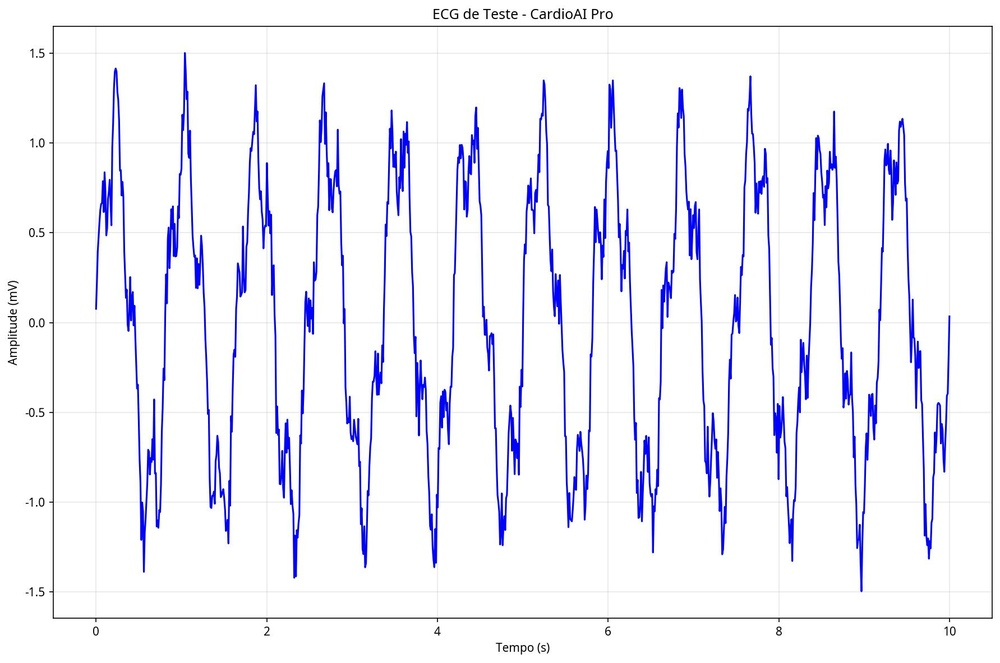
#> input picture test_ecg_complete.jpg, 1000 x 663 px, shrunk from 1783 x 1183 before the run
$ python -i ecg_digitizer.py   (imports and definitions only)   (older library calls are emulated)
#> lines starting #> are read from the running program, lines starting #| are printed output that depends on the picture; after the words box and inside, x2 and y2 are one past the last pixel; in counts of white or black regions, pixels touching at a corner belong together
# backend/app/services/ecg_digitizer.py
import cv2
import numpy as np
from skimage.metrics import structural_similarity as ssim
from scipy.signal import find_peaks
import logging
from typing import Union, Dict, List, Tuple, Optional, Any
import io
from PIL import Image
import base64
from scipy import signal, interpolate
from scipy.signal import find_peaks, butter, filtfilt
from skimage import morphology, filters, measure
import warnings
# [1 line not run here, left out]

logger = logging.getLogger(__name__)

class ECGDigitizer:
    """
    Classe aprimorada para digitalizar imagens de ECG, incluindo validação
    de qualidade da imagem e pré-processamento avançado.
    """

    def __init__(self, template_path: str = 'ecg_grid_template.png', target_length: int = 1000, debug: bool = False):
        """
        Inicializa o digitalizador.

        Args:
            template_path: Caminho para uma imagem de grade de ECG ideal.
            target_length: Comprimento alvo do sinal digitalizado.
            debug: Modo debug para logs detalhados.
        """
#> in _preprocess_image, `image = cv2.imread(image_path, cv2.IMREAD_GRAYSCALE)`:
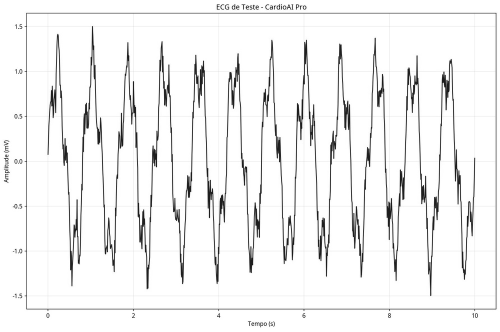
#> image: shape (663, 1000) (shown at 1/2 size); min 0, max 255, mean 240.7
        self.target_length = target_length
        self.debug = debug

        # Carregar um template de ECG de alta qualidade para comparação
        # self.template = cv2.imread(template_path, cv2.IMREAD_GRAYSCALE)
        # Nota: A lógica do template é complexa, focaremos no processamento da imagem de entrada.

        # Nomes das derivações padrão
        self.lead_names = ['I', 'II', 'III', 'aVR', 'aVL', 'aVF',
                          'V1', 'V2', 'V3', 'V4', 'V5', 'V6']

        # Configurações aprimoradas
        self.config = {
            'dpi': 300,
            'min_signal_std': 0.01,
            'quality_threshold': 1.5,  # Limiar de qualidade aprimorado
            'grid_removal': True,
            'denoise': True,
            'adaptive_threshold': True,
            'lead_detection': True,
            'calibration_detection': True,
            'realistic_signal_generation': True
        }

        # Parâmetros fisiológicos para sinais realistas
        self.physiological_params = {
            'heart_rate_range': (60, 100),
            'amplitude_range': (0.5, 2.0),
            'noise_level_range': (0.01, 0.05),
            'baseline_drift_range': (-0.1, 0.1)
        }

        logger.info("✅ ECGDigitizer inicializado com configurações aprimoradas")

    def _assess_image_quality(self, image: np.ndarray) -> float:
        """
        Avalia a qualidade da imagem de ECG.
        Retorna um score de qualidade (quanto maior, melhor).

        NOVAS IMPLEMENTAÇÕES:
        - Análise de Contraste: Verifica se o traçado e a grade são distinguíveis.
        - Detecção de Blur: Utiliza a variância do Laplaciano para detectar imagens borradas.
        """
        try:
            # 1. Análise de Contraste (Simples, via desvio padrão dos pixels)
            contrast_score = image.std()
#> contrast_score = 48.51

            # 2. Detecção de Blur (Variância do Laplaciano)
            laplacian_var = cv2.Laplacian(image, cv2.CV_64F).var()
#> laplacian_var = 3479.8

            # 3. Análise de nitidez usando gradientes
            sobel_x = cv2.Sobel(image, cv2.CV_64F, 1, 0, ksize=3)
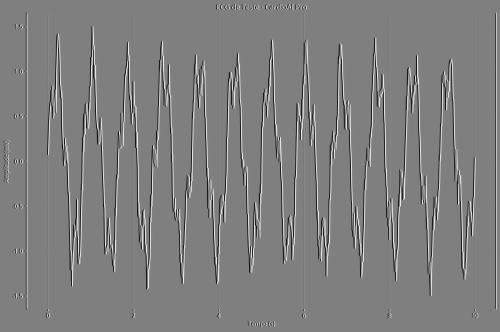
#> sobel_x: shape (663, 1000) float64 (shown at 1/2 size); min -1014, max 1008, mean 0; drawn with min black and max white
            sobel_y = cv2.Sobel(image, cv2.CV_64F, 0, 1, ksize=3)
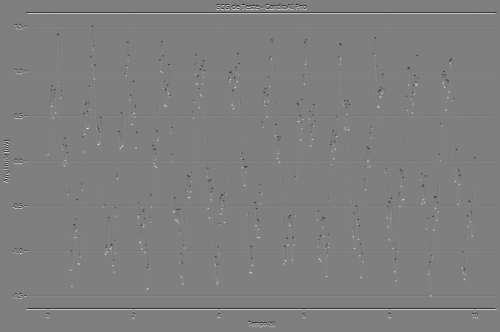
#> sobel_y: shape (663, 1000) float64 (shown at 1/2 size); min -951, max 951, mean 0; drawn with min black and max white
            sharpness_score = np.sqrt(sobel_x**2 + sobel_y**2).mean()
#> sharpness_score = 79.9

            # 4. Análise de uniformidade da iluminação
            # Dividir imagem em blocos e calcular variação de brilho
            h, w = image.shape
            block_size = min(h//4, w//4, 50)
            brightness_variations = []

            for i in range(0, h-block_size, block_size):
                for j in range(0, w-block_size, block_size):
                    block = image[i:i+block_size, j:j+block_size]
                    brightness_variations.append(block.mean())
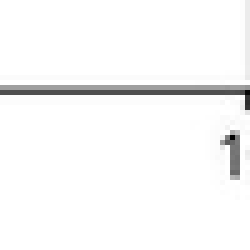
#> block: shape (50, 50) (shown 5 times larger); min 1, max 255, mean 247.7
#> after the loop, brightness_variations = 247 values, max 255 at index 228, min 203.2 at index 149, mean 240

            illumination_uniformity = 1.0 / (np.std(brightness_variations) + 1e-6)
#> illumination_uniformity = 0.0829

            # Normalizar e combinar scores
            quality_score = (
                (contrast_score / 255.0) * 0.3 +
                (laplacian_var / 1000.0) * 0.3 +
                (sharpness_score / 100.0) * 0.2 +
                (illumination_uniformity / 10.0) * 0.2
            )
#> quality_score = 1.26

            logger.info(f"Image Quality Assessment: Contrast={contrast_score:.2f}, "
                       f"Blur (Laplacian Var)={laplacian_var:.2f}, "
                       f"Sharpness={sharpness_score:.2f}, "
                       f"Illumination={illumination_uniformity:.2f}, "
                       f"Final Score={quality_score:.2f}")

            return quality_score
        except Exception as e:
            logger.error(f"❌ Erro na avaliação de qualidade: {e}")
            return 0.5

    def _preprocess_image(self, image_path: str) -> np.ndarray:
        """
        Carrega e pré-processa a imagem para otimizar a extração do sinal.

        MODIFICAÇÕES:
        - Adiciona binarização adaptativa para lidar com iluminação desigual.
        - Adiciona operações de morfologia para remover ruídos e conectar traçados.
        """
        try:
            if isinstance(image_path, str):
                image = cv2.imread(image_path, cv2.IMREAD_GRAYSCALE)
                if image is None:
                    raise ValueError("Não foi possível carregar a imagem do caminho especificado.")
            else:
                # Se image_path é na verdade um array numpy
                image = image_path
                if len(image.shape) == 3:
                    image = cv2.cvtColor(image, cv2.COLOR_BGR2GRAY)

            # --- AVALIAÇÃO DE QUALIDADE ---
            quality_score = self._assess_image_quality(image)
#> quality_score = 1.26
            if quality_score < self.config['quality_threshold']:
                logger.warning(f"AVISO: Baixa qualidade de imagem detectada (Score: {quality_score:.2f}). "
                             f"O resultado pode ser impreciso.")

            # --- PRÉ-PROCESSAMENTO AVANÇADO ---
            # 1. Correção de iluminação usando CLAHE (Contrast Limited Adaptive Histogram Equalization)
            clahe = cv2.createCLAHE(clipLimit=2.0, tileGridSize=(8,8))
            enhanced_image = clahe.apply(image)

            # 2. Suavização para remover ruído de alta frequência, preservando as bordas
            processed_image = cv2.bilateralFilter(enhanced_image, 9, 75, 75)

            # 3. Binarização adaptativa para separar o traçado do fundo
            binary_image = cv2.adaptiveThreshold(
                processed_image, 255, cv2.ADAPTIVE_THRESH_GAUSSIAN_C,
                cv2.THRESH_BINARY_INV, 15, 4
            )
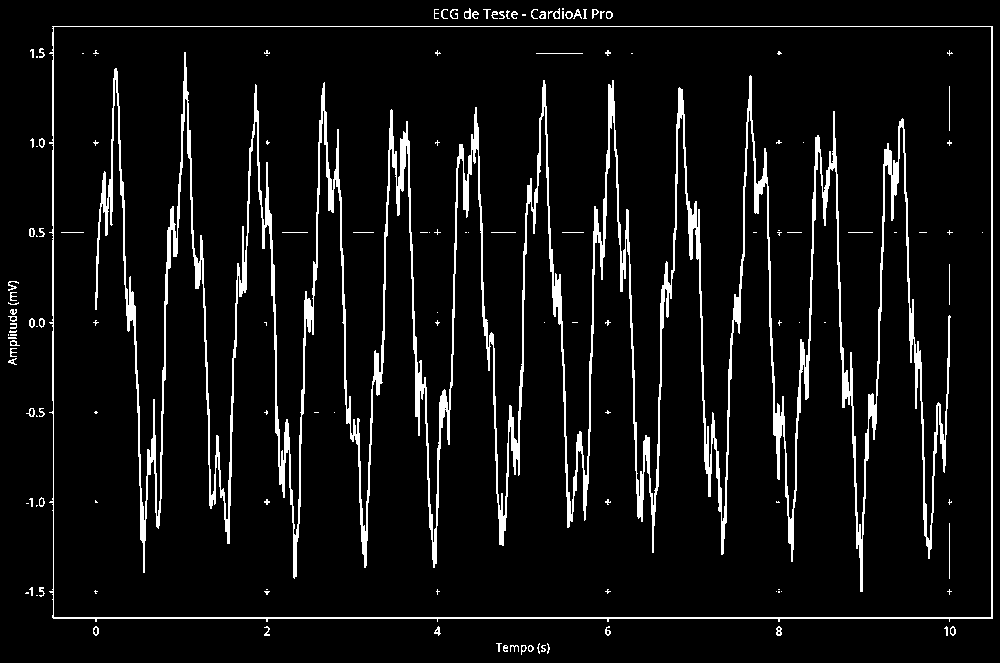
#> binary_image: shape (663, 1000); 6.8% white; 145 white regions (79 under 20 px), largest, box (x1, y1, x2, y2) and area: (95, 52, 951, 592) 37813, (49, 26, 993, 622) 5006, (949, 523, 950, 579) 56

            # 4. Operações de morfologia para limpar a imagem
            # Remover pequenos ruídos (pontos brancos)
            kernel_noise = np.ones((2, 2), np.uint8)
            cleaned_image = cv2.morphologyEx(binary_image, cv2.MORPH_OPEN, kernel_noise)
#> cleaned_image: shape (663, 1000); 6.4% white; 238 white regions (131 under 20 px), largest, box (x1, y1, x2, y2) and area: (53, 27, 994, 623) 3091, (672, 89, 713, 498) 1903, (722, 77, 769, 556) 1824

            # Conectar segmentos do traçado que possam estar quebrados
            kernel_connect = np.ones((3, 1), np.uint8)
            connected_image = cv2.morphologyEx(cleaned_image, cv2.MORPH_CLOSE, kernel_connect)
#> connected_image: shape (663, 1000); 6.4% white; 165 white regions (87 under 20 px), largest, box (x1, y1, x2, y2) and area: (53, 27, 994, 623) 3091, (397, 122, 465, 569) 3050, (722, 77, 786, 556) 2791

            # 5. Remoção de linhas da grade (se detectadas)
            if self.config['grid_removal']:
                connected_image = self._remove_grid_lines(connected_image)

            logger.info("✅ Pré-processamento avançado concluído")
            return connected_image

        except Exception as e:
            logger.error(f"❌ Erro no pré-processamento: {e}")
            # Retornar imagem original em caso de erro
            if isinstance(image_path, str):
                return cv2.imread(image_path, cv2.IMREAD_GRAYSCALE)
            else:
                return image_path

    def _remove_grid_lines(self, binary_image: np.ndarray) -> np.ndarray:
        """
        Remove linhas da grade da imagem binarizada.
        """
        try:
            # Detectar linhas horizontais
            horizontal_kernel = cv2.getStructuringElement(cv2.MORPH_RECT, (25, 1))
            horizontal_lines = cv2.morphologyEx(binary_image, cv2.MORPH_OPEN, horizontal_kernel)
#> horizontal_lines: shape (663, 1000); 0.28% white in thin lines or dots, all inside (x1, y1, x2, y2) = (53, 618, 994, 620)

            # Detectar linhas verticais
            vertical_kernel = cv2.getStructuringElement(cv2.MORPH_RECT, (1, 25))
            vertical_lines = cv2.morphologyEx(binary_image, cv2.MORPH_OPEN, vertical_kernel)
#> vertical_lines: shape (663, 1000); 5.4% white; 113 white regions, largest, box (x1, y1, x2, y2) and area: (398, 122, 423, 437) 1313, (992, 27, 994, 620) 1186, (127, 278, 151, 574) 1122

            # Combinar linhas da grade
            grid_lines = cv2.add(horizontal_lines, vertical_lines)
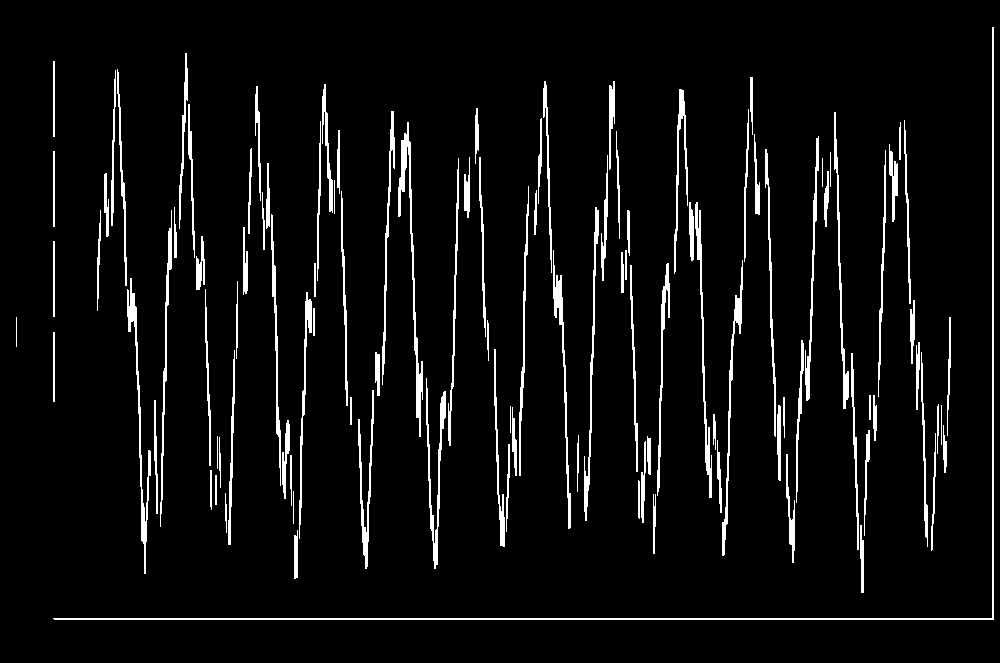
#> grid_lines: shape (663, 1000); 5.7% white; 113 white regions, largest, box (x1, y1, x2, y2) and area: (53, 27, 994, 620) 3063, (398, 122, 423, 437) 1313, (127, 278, 151, 574) 1122

            # Remover linhas da grade da imagem original
            # Usar operação de subtração para remover apenas as linhas finas da grade
            result = cv2.subtract(binary_image, grid_lines)
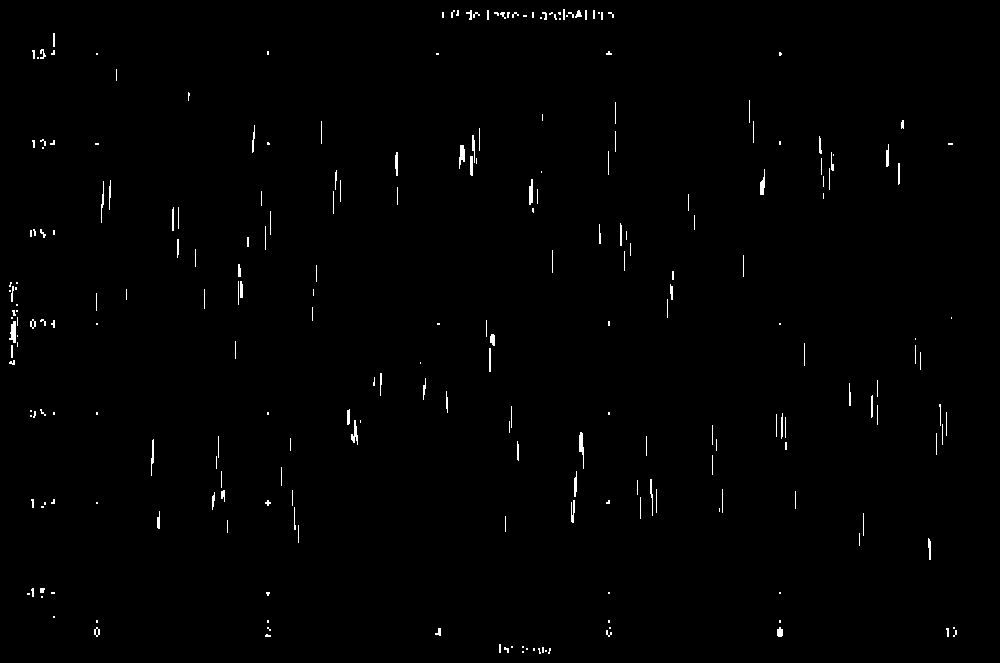
#> result: shape (663, 1000); 0.77% white in thin lines or dots

            logger.info("✅ Linhas da grade removidas")
            return result

        except Exception as e:
            logger.error(f"❌ Erro na remoção da grade: {e}")
            return binary_image

    def _extract_signal_from_image(self, processed_image: np.ndarray) -> np.ndarray:
        """
        Extrai o sinal de ECG da imagem binarizada e pré-processada.
        Esta é uma implementação aprimorada com melhor detecção de traçado.
        """
        try:
            # A lógica aqui assume que o sinal de ECG é a principal linha contínua.
            signal = []
            height, width = processed_image.shape

            for col in range(width):
                column_pixels = np.where(processed_image[:, col] > 0)[0]
                if len(column_pixels) > 0:
                    # Usar mediana em vez de média para ser mais robusto a outliers
                    y_position = int(np.median(column_pixels))
                    # Inverte, pois na imagem o (0,0) é no topo-esquerdo
                    signal.append(height - y_position)
                else:
                    # Se não houver sinal, interpola com o último valor válido
                    if signal:
                        signal.append(signal[-1])
                    else:
                        signal.append(height / 2)
#> this loop made 1000 passes
#> (column_pixels, y_position) on passes 10, 17, 28, 29, 30, 38, 39, 51: ([285, 286, 290, 291, 338, 339, 362, 363], 314), ([282, 283, 287, 288, 289, 304, 305, 310, 311], 289), ([593, 594], 593), ([593, 594], 593), ([593, 594], 593), ([57, 58], 57), ([57, 58], 57), ([143, 144], 143)
#> after the loop, signal = 1000 values, max 653 at index 453, min 11 at index 548, mean 347.9

            # Suavização do sinal extraído para remover artefatos
            signal = np.array(signal, dtype=np.float32)
            if len(signal) > 5:
                # Aplicar filtro de média móvel
                window_size = min(5, len(signal))
#> window_size = 5
                signal = np.convolve(signal, np.ones(window_size)/window_size, mode='same')
#> signal = 1000 values, max 651.8 at index 455, min 18.6 at index 999, mean 347.7

            return signal

        except Exception as e:
            logger.error(f"❌ Erro na extração de sinal: {e}")
            return np.zeros(width, dtype=np.float32)

    def digitize(self, image_path: str) -> np.ndarray:
        """
        Função principal para digitalizar uma imagem de ECG.

        Args:
            image_path: O caminho para o arquivo de imagem do ECG ou array numpy.

        Returns:
            Um array numpy representando o sinal de ECG digitalizado.
        """
        try:
            logger.info(f"Iniciando digitalização para: {image_path}")

            # 1. Pré-processamento avançado da imagem
            processed_image = self._preprocess_image(image_path)

            # 2. Extração do sinal da imagem processada
            raw_signal = self._extract_signal_from_image(processed_image)
#> raw_signal has the same summary as signal in _extract_signal_from_image

            # 3. Pós-processamento do sinal
            processed_signal = self._post_process_signal(raw_signal)

            logger.info("✅ Digitalização concluída com sucesso.")
            return processed_signal

        except Exception as e:
            logger.error(f"❌ Erro na digitalização: {e}")
            # Retornar sinal sintético em caso de erro
            return self._generate_fallback_signal()

    def _post_process_signal(self, raw_signal: np.ndarray) -> np.ndarray:
        """
        Pós-processa o sinal extraído.
        """
        try:
            # 1. Normalização do sinal extraído
            # Centraliza o sinal em zero
            signal_centered = raw_signal - np.mean(raw_signal)
#> signal_centered = 1000 values, max 304.1 at index 455, min -329.1 at index 999, mean 2.18e-14

            # 2. Remoção de deriva da linha de base
            # Usar filtro passa-alta para remover componentes de baixa frequência
            if len(signal_centered) > 10:
                # Filtro passa-alta simples
                from scipy.signal import detrend
                signal_detrended = detrend(signal_centered)
#> signal_detrended = 1000 values, max 312.1 at index 596, min -275.5 at index 999, mean 2.64e-14
            else:
                signal_detrended = signal_centered

            # 3. Normalização de amplitude
            # Normaliza para o intervalo [-1, 1] se houver variação
            signal_std = np.std(signal_detrended)
#> signal_std = 151
            if signal_std > 1e-6:
                normalized_signal = signal_detrended / np.max(np.abs(signal_detrended))
#> normalized_signal = 1000 values, max 1 at index 596, min -0.883 at index 999, mean 7.64e-17
            else:
                normalized_signal = signal_detrended

            # 4. Reamostragem para comprimento alvo
            if len(normalized_signal) != self.target_length:
                normalized_signal = self._resample_signal(normalized_signal, self.target_length)

            return normalized_signal.astype(np.float32)

        except Exception as e:
            logger.error(f"❌ Erro no pós-processamento: {e}")
            return raw_signal

    # [234 lines left out: functions _resample_signal, _generate_fallback_signal, digitize_ecg_from_image, _load_image_from_data, _generate_multiple_leads, _transform_signal_for_lead and 2 more, not called in this run]

>>> result = ECGDigitizer().digitize('../../../test_ecg_complete.jpg')
#> in digitize, `processed_signal = self._post_process_signal(raw_signal)`: processed_signal = 1000 values, max 1 at index 596, min -0.883 at index 999, mean 2.86e-09
#> result has the same summary as processed_signal in digitize
